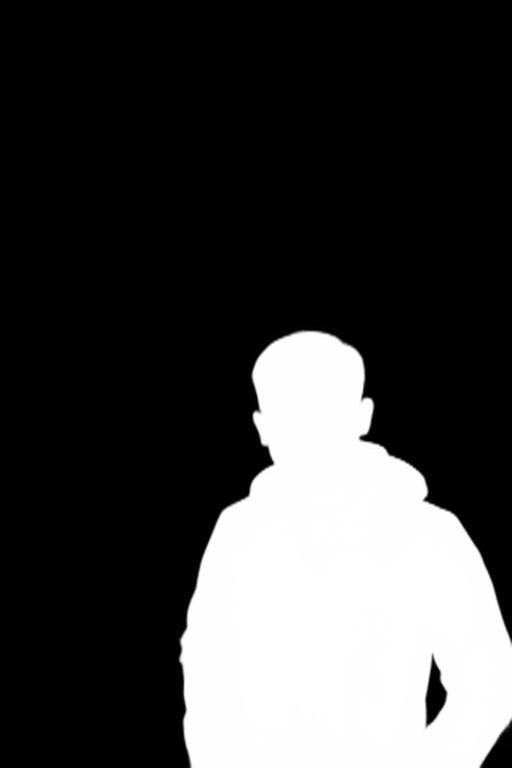
#> input picture scripts/hero/subject-matte.png, 1024 x 1536 px, given in place of source.png, which was not available (shown at 1/2 size)
$ python build_brand.py
#> lines starting #> are read from the running program, lines starting #| are printed output that depends on the picture; after the words box and inside, x2 and y2 are one past the last pixel; in counts of white or black regions, pixels touching at a corner belong together; pictures that were not available may be replaced by others from this repository, and a replacement may not be noted
"""Builds the site icons and the share-image photo from the hero source.

    uv run --with pillow --with numpy python build_brand.py

Icons (the locked set): Kyle in brand ink #1c1917 on brand cream #faf9f7, no
dither. Writes app/favicon.ico (16/32/48), app/icon.png (512),
app/apple-icon.png (180) and public/icons/{icon-192,icon-512,maskable-512}.png.
icon.png matters as much as the favicon: Chrome on a Retina screen draws the
tab from the 512 PNG, not the ICO.

Share-image photo: the hero card, Kyle in true colour over a dither of the
photo in its own colours on cream (blue cloudy sky, red bridge, no cables),
written to app/_og/kyle-card.png for app/opengraph-image.tsx.

Both use subject-matte-birefnet.png, rembg `birefnet-general-lite` run on the
2048x3072 master and downscaled to source.png. The older u2net matte
(subject-matte.png, still used by build-icon.sh) leaves a grey-blue sky halo
round the hair and hood; this one, choked 1px with the edge colours pulled from
the subject, does not.
"""
import struct
import sys
from pathlib import Path

import numpy as np
from PIL import Image, ImageEnhance, ImageFilter, ImageOps

HERE = Path(__file__).parent
ROOT = HERE.parent.parent
INK, CREAM = (0x1C, 0x19, 0x17), (0xFA, 0xF9, 0xF7)

src = Image.open(ROOT / "public/hero/source.png").convert("RGB")
matte = Image.open(HERE / "subject-matte-birefnet.png").convert("L")
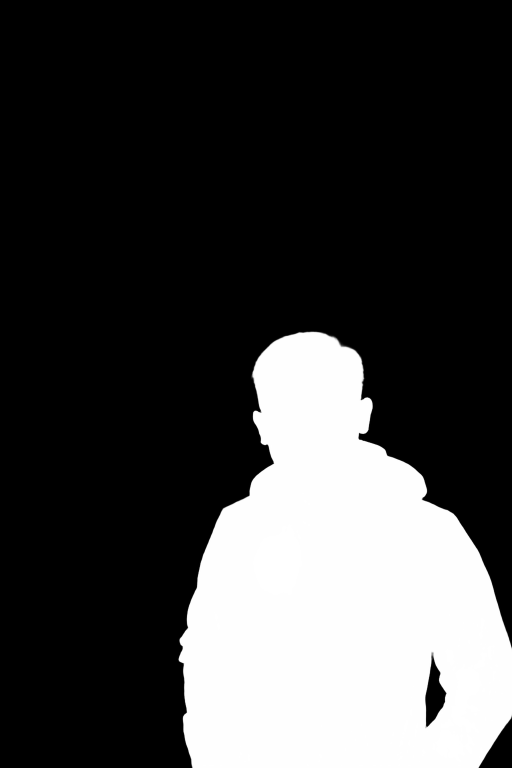
#> input picture scripts/hero/subject-matte-birefnet.png, 1024 x 1536 px (shown at 1/2 size)
#> matte is the input picture: PIL image 1024x1536 L; min 0, max 255, mean 64

# Anchor every crop on the head, not the figure: the shoulders pull the
# figure's centroid off-centre.
on = np.asarray(matte) > 128
#> on: shape (1536, 1024) bool; 25.2% white; 1 white region, box (x1, y1, x2, y2) and area: (357, 664, 1024, 1536) 396173
ys, xs = np.where(on)
HEAD_TOP = int(ys.min())
#> HEAD_TOP = 664
CX = int(xs[ys < HEAD_TOP + 130].mean())
#> CX = 616


def refine(rgb: Image.Image, m: Image.Image) -> tuple[Image.Image, Image.Image]:
    """Choke the matte 1px and replace edge colours with nearby subject colours,
    so no sky bleeds into the outline."""
    m = m.filter(ImageFilter.MinFilter(3)).filter(ImageFilter.GaussianBlur(0.9))
    a = np.asarray(m, dtype=np.float32) / 255
    c = np.asarray(rgb, dtype=np.float32)
    hard = (a > 0.98).astype(np.float32)

    def blur(arr, r):
        return np.asarray(Image.fromarray(arr).filter(ImageFilter.GaussianBlur(r)), dtype=np.float32)

    den = blur((hard * 255).astype(np.uint8), 3) / 255 + 1e-4
    fg = np.stack([blur((c[..., i] * hard).astype(np.uint8), 3) / den for i in range(3)], -1)
    edge = ((a > 0.02) & (a < 0.98))[..., None]
    return Image.fromarray(np.where(edge, np.clip(fg, 0, 255), c).astype(np.uint8)), m


def crop(side: int, headroom: int, h: int):
    """A side-wide, h-tall box centred on the head, headroom px above the crown."""
    box = (CX - side // 2, HEAD_TOP - headroom, CX - side // 2 + side, HEAD_TOP - headroom + h)
    return refine(src.crop(box), matte.crop(box)) + (src.crop(box),)


def ink_icon(size: int, side: int, headroom: int) -> Image.Image:
    sub, m, _ = crop(side, headroom, side)
    g = ImageEnhance.Contrast(ImageOps.autocontrast(sub.convert("L"), cutoff=1)).enhance(1.12)
    duo = ImageOps.colorize(g, black=INK, white=CREAM).resize((size, size), Image.LANCZOS)
    return Image.composite(duo, Image.new("RGB", (size, size), CREAM), m.resize((size, size), Image.LANCZOS))


def check_ico(path: Path) -> None:
    """Turbopack decodes the PNG inside the ICO and rejects any colour type but
    RGBA; webpack never looks, so an RGB save passes locally and fails on
    deploy. Fail here instead."""
    d = path.read_bytes()
    n = struct.unpack("<HHH", d[:6])[2]
    bad = []
    for i in range(n):
        w, h, *_, size, off = struct.unpack("<BBBBHHII", d[6 + i * 16 : 22 + i * 16])
        b = d[off : off + size]
        if b[:8] == b"\x89PNG\r\n\x1a\n" and b[25] != 6:
            bad.append(f"{w or 256}x{h or 256} is PNG colour type {b[25]}, not 6 (RGBA)")
    if bad:
        sys.exit("favicon.ico would fail the Turbopack build:\n  " + "\n  ".join(bad))
    print(f"favicon.ico: {n} frames, all RGBA")


def build_icons() -> None:
    # Crops in source.png pixels (1024x1536). Favicons crop tighter on the face;
    # the maskable icon pads out so Android's circle crop never reaches him.
    fav = ink_icon(256, 410, 45).convert("RGBA")
#> in crop, `box = (CX - side // 2, HEAD_TOP - headroom, CX - side // 2 + side, HEA..`: box = (411, 619, 821, 1029)
#> in refine, `hard = (a > 0.98).astype(np.float32)`:
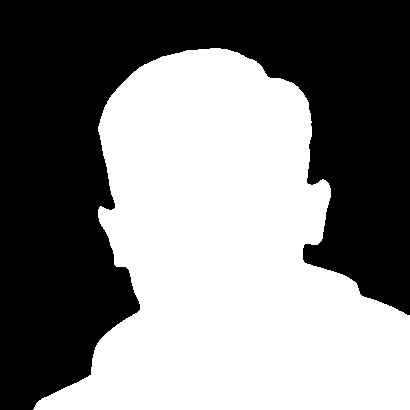
#> hard: shape (410, 410) float32; values 0 (black) and 1 (white), 49.9% white; 1 white region, box (x1, y1, x2, y2) and area: (33, 48, 410, 410) 83877
#> in refine, `edge = ((a > 0.02) & (a < 0.98))[..., None]`:
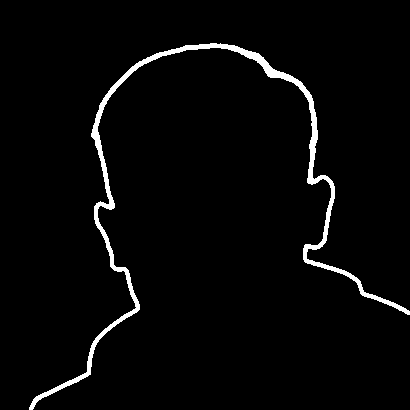
#> edge: shape (410, 410, 1) bool; 2.8% white; 1 white region, box (x1, y1, x2, y2) and area: (29, 43, 410, 410) 4737
#> in ink_icon, `duo = ImageOps.colorize(g, black=INK, white=CREAM).resize((size, size)..`:
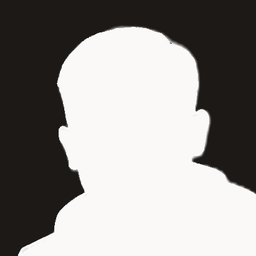
#> duo: PIL image 256x256 RGB; mean R, G, B 145.9, 143.9, 141.9
    ico = ROOT / "app/favicon.ico"
    fav.save(ico, format="ICO", sizes=[(16, 16), (32, 32), (48, 48)])
    check_ico(ico)

    (ROOT / "public/icons").mkdir(exist_ok=True)
    for path, size, side, headroom in [
        ("app/icon.png", 512, 575, 85),
        ("app/apple-icon.png", 180, 575, 85),
        ("public/icons/icon-192.png", 192, 575, 85),
        ("public/icons/icon-512.png", 512, 575, 85),
        ("public/icons/maskable-512.png", 512, 750, 165),
    ]:
        ink_icon(size, side, headroom).save(ROOT / path, optimize=True)
        print(f"wrote {path}")


# Share-image photo, framed like the hero card (330x384) at 2x: Kyle in true
# colour over a dither of the photo in its own colours (red bridge, blue-green
# water) on cream, with a soft cloudy blue sky and the bridge cables folded
# away. 3px cells, 8x8 Bayer. Locked 2026-10-04 ("option 2, soft clouds").
B8 = np.array([[0, 32, 8, 40, 2, 34, 10, 42], [48, 16, 56, 24, 50, 18, 58, 26],
               [12, 44, 4, 36, 14, 46, 6, 38], [60, 28, 52, 20, 62, 30, 54, 22],
               [3, 35, 11, 43, 1, 33, 9, 41], [51, 19, 59, 27, 49, 17, 57, 25],
               [15, 47, 7, 39, 13, 45, 5, 37], [63, 31, 55, 23, 61, 29, 53, 21]]) / 64.0
SKY_DOT = np.array([92, 138, 206], dtype=np.float32)
SKY_GAP = np.array([212, 228, 247], dtype=np.float32)
CREAM_F = np.array(CREAM, dtype=np.float32)


def soft_blur(arr: np.ndarray, r: float) -> np.ndarray:
    img = Image.fromarray((np.clip(arr, 0, 1) * 255).astype(np.uint8)).filter(ImageFilter.GaussianBlur(r))
    return np.asarray(img, dtype=np.float32) / 255


def cloud_noise(sh: int, sw: int, seed: int = 4, octaves: int = 4, base_cells: int = 6) -> np.ndarray:
    """Soft value noise, wider than tall like real cloud bands. Fixed seed, so
    every build draws the same clouds."""
    rng = np.random.default_rng(seed)
    out = np.zeros((sh, sw), np.float32)
    amp, tot = 1.0, 0.0
    for o in range(octaves):
        gw = base_cells * 2**o
        gh = max(2, int(gw * 0.55))
        g = (rng.random((gh + 1, gw + 1)) * 255).astype(np.uint8)
        out += amp * np.asarray(Image.fromarray(g).resize((sw, sh), Image.BICUBIC), dtype=np.float32) / 255
        tot += amp
        amp *= 0.5
    out /= tot
    return (out - out.min()) / (out.max() - out.min() + 1e-6)


def photo_dither(img: Image.Image, cell: int = 3, cloud: float = 0.7, mix: float = 0.5,
                 sky_level: float = 0.68, sat: float = 1.7, shade: float = 0.82) -> Image.Image:
    sw, sh = img.width // cell, img.height // cell
    small = img.resize((sw, sh), Image.BOX)
    a = np.asarray(small, dtype=np.float32) / 255
    mx, mn, lum = a.max(-1), a.min(-1), a.mean(-1)
    satv = (mx - mn) / (mx + 1e-4)
    # sky: bright, pale, blue-leaning
    w = np.clip((lum - 0.66) / 0.12, 0, 1) * np.clip((0.32 - satv) / 0.12, 0, 1) * (a[..., 2] >= a[..., 0] + 0.02)
    sky = w > 0.5
    # cables are 1-2 cells wide: closing the sky mask swallows them, the towers
    # and deck are far wider and reddish, so they stay
    m = Image.fromarray((sky * 255).astype(np.uint8))
    closed = np.asarray(m.filter(ImageFilter.MaxFilter(5)).filter(ImageFilter.MinFilter(5))) > 127
    cables = closed & ~sky & ~(a[..., 0] > a[..., 2] + 0.025) & (lum > 0.45)
    w = np.maximum(w, cables.astype(np.float32))
    # cloud tone: the true sky's broad light (blurred far past cable width,
    # sampled from sky cells only) mixed with soft noise
    sm = sky.astype(np.float32)
    broad = soft_blur(lum * sm, 10) / np.maximum(soft_blur(sm, 10), 1e-3)
    b = broad[sky]
    rel = (1 - mix) * np.clip((broad - b.min()) / (b.max() - b.min() + 1e-4), 0, 1) + mix * cloud_noise(sh, sw)
    col = np.asarray(ImageEnhance.Color(small).enhance(sat), dtype=np.float32)
    L = np.asarray(ImageOps.autocontrast(small.convert("L"), cutoff=2), dtype=np.float32) / 255
    ww = w[..., None]
    dot_c = np.clip(col * shade, 0, 255) * (1 - ww) + SKY_DOT * ww
    gap_c = CREAM_F * (1 - ww) + SKY_GAP * ww
    L = L * (1 - w) + (sky_level + cloud * (rel - 0.5)) * w
    t = np.tile(B8, (sh // 8 + 1, sw // 8 + 1))[:sh, :sw]
    dot = (L < t * 0.85 + 0.08) | (L < 0.35)
    arr = np.where(dot[..., None], dot_c, gap_c).astype(np.uint8)
    return Image.fromarray(arr).resize((sw * cell, sh * cell), Image.NEAREST).resize(img.size, Image.NEAREST)


def build_card() -> None:
    W = 750
    H = round(W * 384 / 330)
    sub, m, raw = crop(W, HEAD_TOP - 435, H)
    out = (660, 768)
    card = Image.composite(
        sub.resize(out, Image.LANCZOS),
        photo_dither(raw.resize(out, Image.LANCZOS)),
        m.resize(out, Image.LANCZOS),
    )
    (ROOT / "app/_og").mkdir(exist_ok=True)
    card.save(ROOT / "app/_og/kyle-card.png", optimize=True)
    print("wrote app/_og/kyle-card.png")


if __name__ == "__main__":
    build_icons()
#> the loop in build_icons, `for path, size, side, headroom in [ ("app/icon.png", 512, 575, 85), ("..` made 5 passes
#> pass 1, in refine (call 2), `hard = (a > 0.98).astype(np.float32)`:
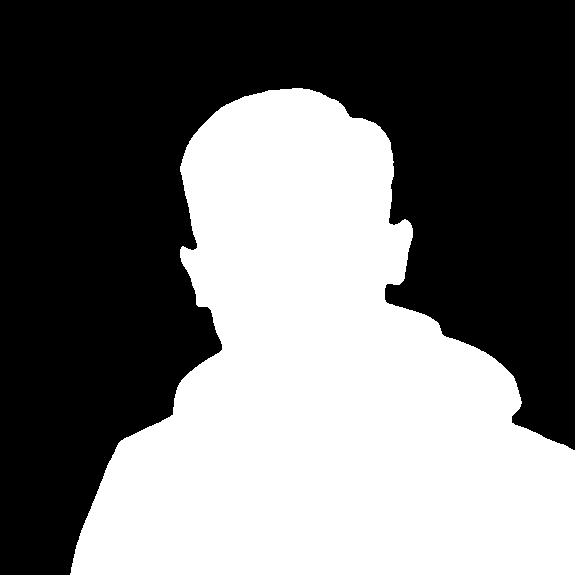
#> hard: shape (575, 575) float32; values 0 (black) and 1 (white), 44.6% white; 1 white region, box (x1, y1, x2, y2) and area: (70, 88, 575, 575) 147347
    build_card()
#> in refine (call 7), `hard = (a > 0.98).astype(np.float32)`: hard: shape (873, 750) float32; values 0 (black) and 1 (white), 37.6% white; 1 white region, box (x1, y1, x2, y2) and area: (122, 232, 750, 873) 245875
#> in refine (call 7), `fg = np.stack([blur((c[..., i] * hard).astype(np.uint8), 3) / den for ..`:
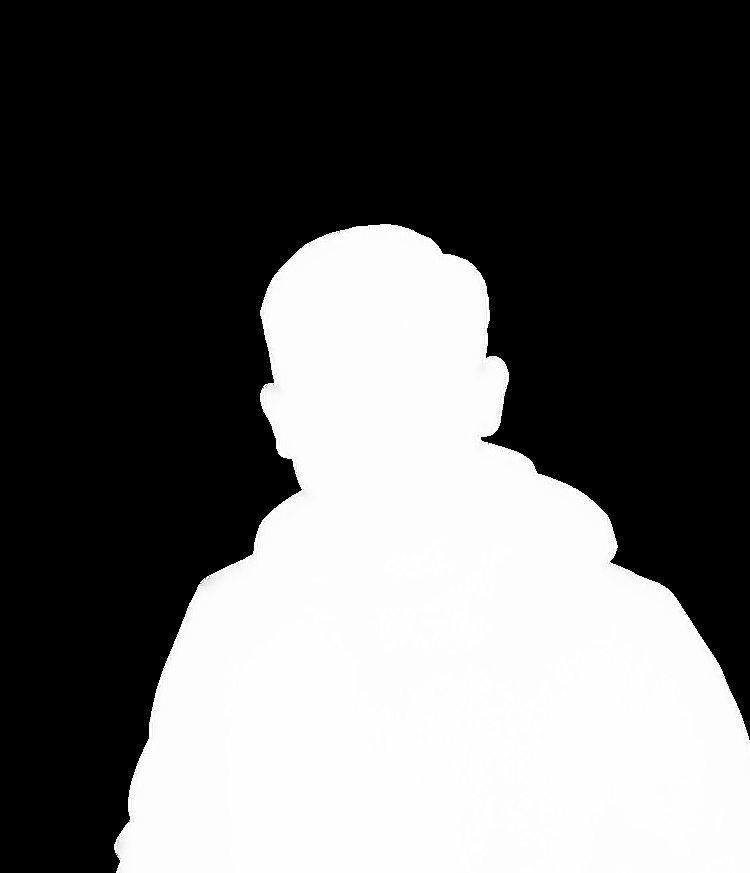
#> fg: shape (873, 750, 3) float32; min 0, max 255, mean 100.3
#> in refine (call 7), `edge = ((a > 0.02) & (a < 0.98))[..., None]`:
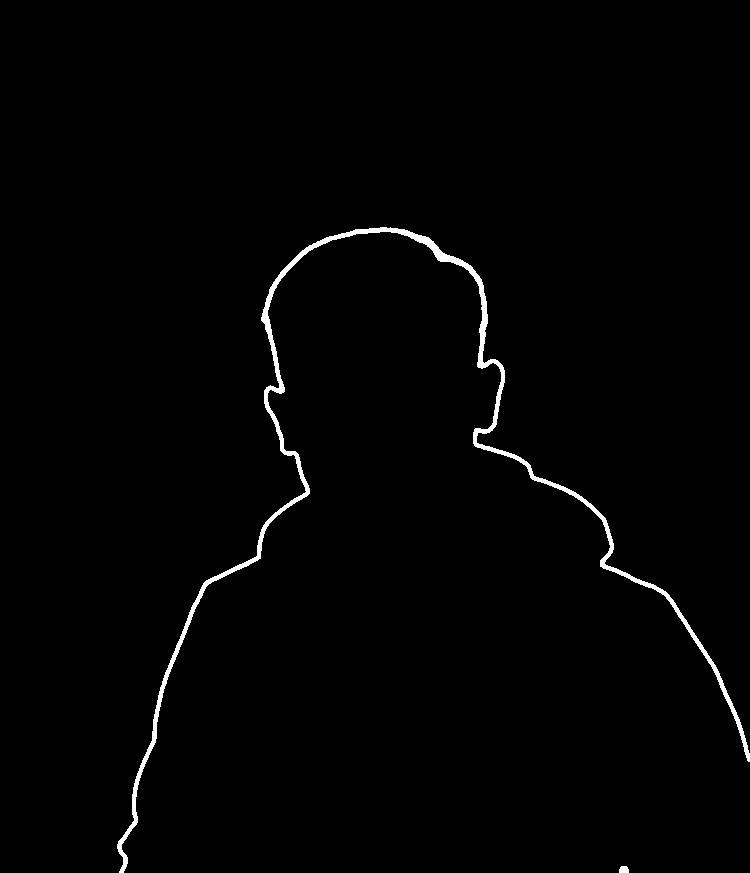
#> edge: shape (873, 750, 1) bool; 1.2% white; 2 white regions, box (x1, y1, x2, y2) and area: (117, 227, 750, 873) 7540, (619, 866, 629, 873) 62
#> in photo_dither, `satv = (mx - mn) / (mx + 1e-4)`: satv: shape (256, 220) float32; every value is 0
#> in photo_dither, `sky = w > 0.5`: sky: shape (256, 220) bool; every value is 0
#> in photo_dither, `b = broad[sky]`: b = empty array
#> (the run stopped early here; a loop or call above may not have finished)
